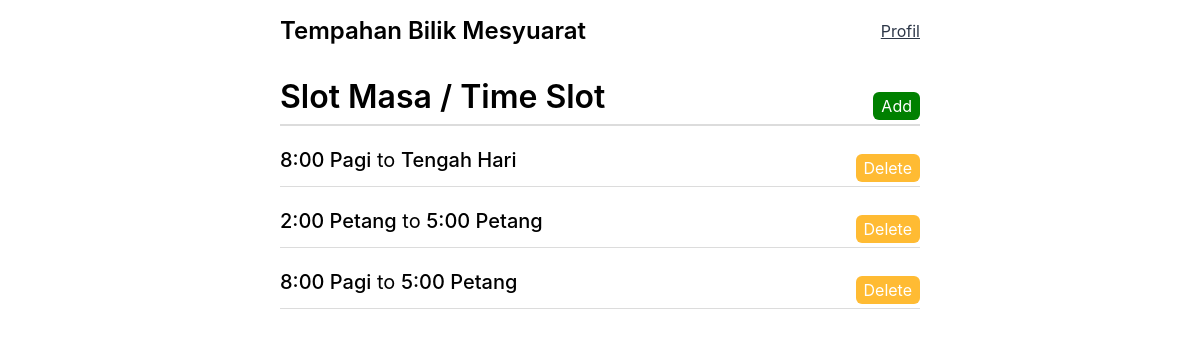
/tempah/manage/time-slots/1 (signed in), run on the app's committed database.
### booking/models.py (models this page shows, shortened)
class TimeSlot(models.Model):
    check_in_time = models.TimeField(max_length=4)
    check_out_time = models.TimeField(max_length=4)
    room = models.ForeignKey(Room, on_delete=models.CASCADE)
    booked = models.BooleanField(default=False)
    class Meta:
        verbose_name = "Masa Tempahan"
        verbose_name_plural = "Masa Tempahan"
    def get_translated_check_in_time(self):
        hour = self.check_in_time.hour
        minute = self.check_in_time.minute
        if hour == 12 and minute == 0:
            return "Tengah Hari"
        period = "Pagi" if hour < 12 else "Petang"
        if hour == 0:
            hour_12 = 12
        elif hour > 12:
            hour_12 = hour - 12
        else:
            hour_12 = hour
        return f"{hour_12}:{minute:02d} {period}"
    def get_translated_checkout_time(self):
        hour = self.check_out_time.hour
        minute = self.check_out_time.minute
        if hour == 12 and minute == 0:
            return "Tengah Hari"
        period = "Pagi" if hour < 12 else "Petang"
        if hour == 0:
            hour_12 = 12
        elif hour > 12:
            hour_12 = hour - 12
        else:
            hour_12 = hour
        return f"{hour_12}:{minute:02d} {period}"

### booking/views.py (the view)
# urls.py: path("manage/time-slots/<str:pk>", views.viewTimeSlots, name="view-timeslots"),
@staff_member_required
def viewTimeSlots(request, pk):
    room = Room.objects.get(id=pk)
    time_slots = TimeSlot.objects.filter(room=room)
    context = {"time_slots": time_slots, "room": room}
    return render(request, "booking/view_timeslots.html", context)

### booking/models.py (called while the page is built)
    @property
    def is_staff(self):
        return self.staff

### booking/templates/booking/view_timeslots.html (shortened to what this page needs)
  {% extends 'layout.html' %} {% block content %}
  <div class="view-timeslots-header">
    <h1 class="page-title">Slot Masa / Time Slot</h1>
    <div class="btn-add-wrapper">
      <a class="btn btn-lg btn-primary" href="{% url 'add-timeslots' room.id %}"
        >Add</a
      >
    </div>
  </div>
  <div class="timeslots-wrapper">
    {% if not time_slots %}
    <div class="info-wrapper">
      <p class="info">No timeslots added!</p>
    </div>
    {% else %} {% for time_slot in time_slots %}
    <div class="timeslot-wrapper">
      <div class="timeslot-header">
        <span class="bold">{{time_slot.get_translated_check_in_time}}</span>
        <span>to</span>
        <span class="bold">{{time_slot.get_translated_checkout_time}}</span>
      </div>
      <div class="btn-wrapper">
        <div>
          <a
            href="{% url 'delete-timeslot' time_slot.id %}"
            class="btn btn-secondary btn-md"
            >Delete</a
          >
        </div>
      </div>
    </div>
    {% endfor %} {% endif %}
  </div>
  {% endblock content %}

### static/styles/layout.css (style rules this page uses)
* { margin: 0; padding: 0; border: 0; }
body { font-family: -apple-system, BlinkMacSystemFont, "Segoe UI", Roboto, Oxygen, Ubuntu, Cantarell, "Open Sans", "Helvetica Neue", sans-serif; text-align: center; }
h1 { font-size: 1.625rem; font-weight: 500; }
@media only screen and (min-width: 640px) { h1 { font-size: 2rem; font-weight: 600; } }

### booking/templates/booking/view_timeslots.html (style rules this page uses)
.view-timeslots-header { display: flex; justify-content: space-between; align-items: flex-end; padding-bottom: 0.5rem; border-bottom: 2px solid gainsboro; margin-bottom: 1rem; }
.timeslot-header { font-size: 1.25rem; }
.timeslot-wrapper { margin-bottom: 1rem; padding-bottom: 0.5rem; border-bottom: 1px solid gainsboro; display: flex; align-items: center; justify-content: space-between; }
.btn-wrapper { display: flex; align-items: center; gap: 0.5rem; }

### templates/layout.html (style rules this page uses)
.btn { text-decoration: none; cursor: pointer; }
.btn-md { padding: 0.25rem 0.5rem; border-radius: 0.375rem; }
.btn-lg { padding: 0.25rem 0.5rem; border-radius: 0.375rem; }
.btn-primary { background-color: green; color: white; }
.btn-secondary { background-color: #ffbb33; color: white; }
.btn-wrapper { margin-top: 1rem; }
.bold { font-weight: 500; }

### data on the page
TimeSlot: get_translated_check_in_time "8:00 Pagi", get_translated_checkout_time "Tengah Hari"
TimeSlot: get_translated_check_in_time "2:00 Petang", get_translated_checkout_time "5:00 Petang"
TimeSlot: get_translated_check_in_time "8:00 Pagi", get_translated_checkout_time "5:00 Petang"
